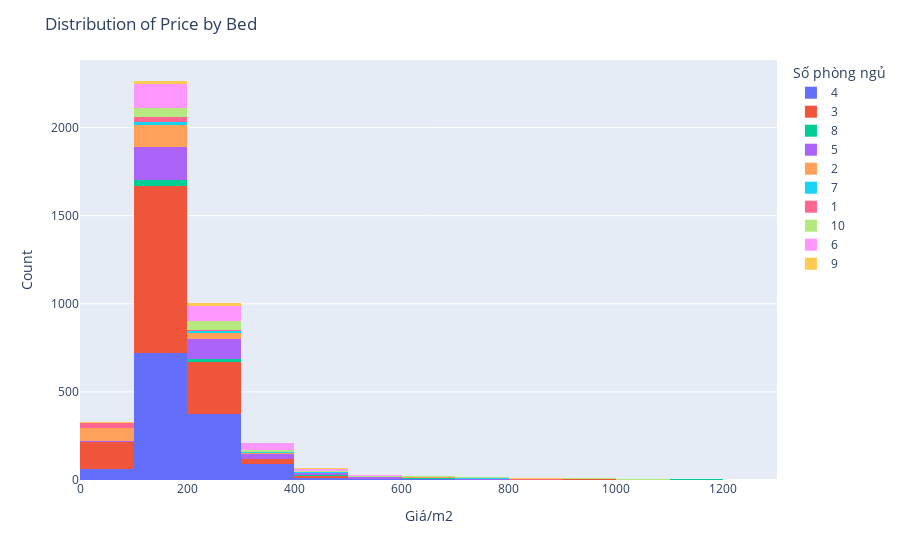

Notebook code cell kept with this figure:
### Markdown cell above
#### Phụ thuộc của giá vào số phòng ngủ

### Code cell
fig = px.histogram(df, x="Giá/m²", color="Số phòng ngủ", nbins=20)
fig.update_layout(title="Distribution of Price by Bed", xaxis_title="Giá/m2", yaxis_title="Count")
fig.show()

### Figure 1 — Plotly figure (JSON) as saved in the notebook; plotly's stock layout.template omitted (floating-point values rounded to 4 significant figures; data arrays with more than 128 entries replaced by an {"elided": "..."} marker saying what was removed)
{"data": [{"alignmentgroup": "True", "bingroup": "x", "hovertemplate": "Số phòng ngủ=4<br>Giá/m²=%{x}<br>count=%{y}<extra></extra>", "legendgroup": "4", "marker": {"color": "#636efa", "pattern": {"shape": ""}}, "name": "4", "nbinsx": 20, "offsetgroup": "4", "orientation": "v", "showlegend": true, "type": "histogram", "x": {"elided": "1274 float values"}, "xaxis": "x", "yaxis": "y"}, {"alignmentgroup": "True", "bingroup": "x", "hovertemplate": "Số phòng ngủ=3<br>Giá/m²=%{x}<br>count=%{y}<extra></extra>", "legendgroup": "3", "marker": {"color": "#EF553B", "pattern": {"shape": ""}}, "name": "3", "nbinsx": 20, "offsetgroup": "3", "orientation": "v", "showlegend": true, "type": "histogram", "x": {"elided": "1440 float values"}, "xaxis": "x", "yaxis": "y"}, {"alignmentgroup": "True", "bingroup": "x", "hovertemplate": "Số phòng ngủ=8<br>Giá/m²=%{x}<br>count=%{y}<extra></extra>", "legendgroup": "8", "marker": {"color": "#00cc96", "pattern": {"shape": ""}}, "name": "8", "nbinsx": 20, "offsetgroup": "8", "orientation": "v", "showlegend": true, "type": "histogram", "x": [200, 191.4, 185.6, 323.5, 166.4, 183.3, 258, 102.9, 131.7, 187.2, 102.9, 1120, 189.8, 136.2, 428.5, 273.8, 109.1, 131.6, 258, 101.0, 280, 203.3, 164.3, 237.8, 194.5, 222.6, 179.2, 620, 161.9, 194.5, 220.9, 745.5, 329.4, 1120, 164.4, 408.7, 338.5, 191.7, 168.9, 350.0, 215.2, 133.1, 232.5, 113.2, 81.08, 234.7, 205, 140, 133.3, 292, 218.6, 426.2, 204.2, 177.5, 185, 274.7, 224.6, 182.2, 132.5, 144.2], "xaxis": "x", "yaxis": "y"}, {"alignmentgroup": "True", "bingroup": "x", "hovertemplate": "Số phòng ngủ=5<br>Giá/m²=%{x}<br>count=%{y}<extra></extra>", "legendgroup": "5", "marker": {"color": "#ab63fa", "pattern": {"shape": ""}}, "name": "5", "nbinsx": 20, "offsetgroup": "5", "orientation": "v", "showlegend": true, "type": "histogram", "x": {"elided": "370 float values"}, "xaxis": "x", "yaxis": "y"}, {"alignmentgroup": "True", "bingroup": "x", "hovertemplate": "Số phòng ngủ=2<br>Giá/m²=%{x}<br>count=%{y}<extra></extra>", "legendgroup": "2", "marker": {"color": "#FFA15A", "pattern": {"shape": ""}}, "name": "2", "nbinsx": 20, "offsetgroup": "2", "orientation": "v", "showlegend": true, "type": "histogram", "x": {"elided": "248 float values"}, "xaxis": "x", "yaxis": "y"}, {"alignmentgroup": "True", "bingroup": "x", "hovertemplate": "Số phòng ngủ=7<br>Giá/m²=%{x}<br>count=%{y}<extra></extra>", "legendgroup": "7", "marker": {"color": "#19d3f3", "pattern": {"shape": ""}}, "name": "7", "nbinsx": 20, "offsetgroup": "7", "orientation": "v", "showlegend": true, "type": "histogram", "x": [800, 440, 175.6, 127.5, 191.1, 246.4, 260.4, 733.3, 638.3, 155.6, 346.7, 179.3, 702.1, 112.1, 76.92, 150, 455.6, 265.9, 152.2, 700, 220, 140, 152.2, 600, 361.5, 180.6, 750, 852.3, 436.4, 786.7, 278.3, 118.9, 278.8, 242.1, 365.8, 208.3, 125, 287.7, 190, 269.2, 133.3, 129.3, 162.5, 185.7], "xaxis": "x", "yaxis": "y"}, {"alignmentgroup": "True", "bingroup": "x", "hovertemplate": "Số phòng ngủ=1<br>Giá/m²=%{x}<br>count=%{y}<extra></extra>", "legendgroup": "1", "marker": {"color": "#FF6692", "pattern": {"shape": ""}}, "name": "1", "nbinsx": 20, "offsetgroup": "1", "orientation": "v", "showlegend": true, "type": "histogram", "x": [155, 21.43, 281.2, 66.67, 96.97, 91.07, 123.3, 71.67, 150, 118, 663.3, 60.2, 61.54, 71.75, 186.4, 92.21, 110.4, 116, 112.2, 100, 85, 135.9, 57.33, 897.7, 170.9, 15, 142.9, 30, 158, 43.1, 150, 131.6, 391.1, 154.7, 70, 95, 60, 123.4, 224.0, 182.6, 100, 50, 160, 53.33, 240, 202.5, 151.2, 98.57, 57.69, 846.1, 69.23, 190.4, 74.63, 180.9, 135.7, 317.8, 140.9, 85], "xaxis": "x", "yaxis": "y"}, {"alignmentgroup": "True", "bingroup": "x", "hovertemplate": "Số phòng ngủ=10<br>Giá/m²=%{x}<br>count=%{y}<extra></extra>", "legendgroup": "10", "marker": {"color": "#B6E880", "pattern": {"shape": ""}}, "name": "10", "nbinsx": 20, "offsetgroup": "10", "orientation": "v", "showlegend": true, "type": "histogram", "x": {"elided": "154 float values"}, "xaxis": "x", "yaxis": "y"}, {"alignmentgroup": "True", "bingroup": "x", "hovertemplate": "Số phòng ngủ=6<br>Giá/m²=%{x}<br>count=%{y}<extra></extra>", "legendgroup": "6", "marker": {"color": "#FF97FF", "pattern": {"shape": ""}}, "name": "6", "nbinsx": 20, "offsetgroup": "6", "orientation": "v", "showlegend": true, "type": "histogram", "x": {"elided": "281 float values"}, "xaxis": "x", "yaxis": "y"}, {"alignmentgroup": "True", "bingroup": "x", "hovertemplate": "Số phòng ngủ=9<br>Giá/m²=%{x}<br>count=%{y}<extra></extra>", "legendgroup": "9", "marker": {"color": "#FECB52", "pattern": {"shape": ""}}, "name": "9", "nbinsx": 20, "offsetgroup": "9", "orientation": "v", "showlegend": true, "type": "histogram", "x": [238.1, 700, 219.5, 172.7, 185.7, 231.9, 122.9, 800, 236.7, 652.2, 146.7, 162.5, 330.1, 258, 174.4, 210.9, 165.2, 212.8, 207.5, 196.2, 171.5, 199.8, 188.9, 212.2, 389.5, 492.9, 205.4, 125.5, 258.6, 187.5, 202.2, 1270, 223.8, 202.2, 181.8, 196.7, 237.8, 244.4, 444.4, 460.7, 186.3, 174.4, 56.5, 237.8], "xaxis": "x", "yaxis": "y"}], "layout": {"barmode": "relative", "legend": {"title": {"text": "Số phòng ngủ"}, "tracegroupgap": 0}, "margin": {"t": 60}, "title": {"text": "Distribution of Price by Bed"}, "xaxis": {"anchor": "y", "domain": [0, 1], "title": {"text": "Giá/m2"}}, "yaxis": {"anchor": "x", "domain": [0, 1], "title": {"text": "Count"}}}}
